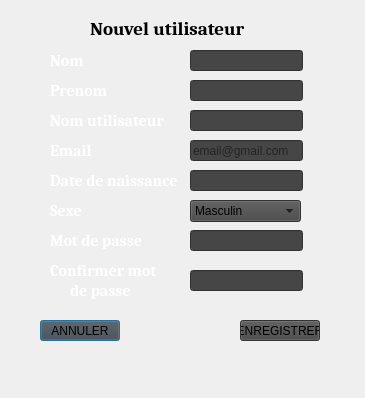
<?xml version="1.0" encoding="UTF-8"?>
<ui version="4.0">
 <class>utilisateur</class>
 <widget class="QDialog" name="utilisateur">
  <property name="geometry">
   <rect>
    <x>0</x>
    <y>0</y>
    <width>365</width>
    <height>398</height>
   </rect>
  </property>
  <property name="windowTitle">
   <string>Utilisateur</string>
  </property>
  <property name="windowIcon">
   <iconset resource="../../Documents/Menu/logo1.qrc">
    <normaloff>:/menu/logo1/logo.png</normaloff>:/menu/logo1/logo.png</iconset>
  </property>
  <property name="inputMethodHints">
   <set>Qt::ImhEmailCharactersOnly</set>
  </property>
  <widget class="QLabel" name="utilisateur_2">
   <property name="geometry">
    <rect>
     <x>90</x>
     <y>20</y>
     <width>161</width>
     <height>16</height>
    </rect>
   </property>
   <property name="font">
    <font>
     <family>Cambria</family>
     <pointsize>14</pointsize>
     <weight>75</weight>
     <bold>true</bold>
    </font>
   </property>
   <property name="text">
    <string>Nouvel utilisateur</string>
   </property>
  </widget>
  <widget class="QLabel" name="utilisateur_3">
   <property name="geometry">
    <rect>
     <x>50</x>
     <y>50</y>
     <width>51</width>
     <height>21</height>
    </rect>
   </property>
   <property name="font">
    <font>
     <family>Cambria</family>
     <pointsize>12</pointsize>
     <weight>75</weight>
     <bold>true</bold>
    </font>
   </property>
   <property name="styleSheet">
    <string notr="true">color: rgb(255, 255, 255);</string>
   </property>
   <property name="text">
    <string>Nom</string>
   </property>
  </widget>
  <widget class="QLabel" name="utilisateur_4">
   <property name="geometry">
    <rect>
     <x>50</x>
     <y>80</y>
     <width>61</width>
     <height>21</height>
    </rect>
   </property>
   <property name="font">
    <font>
     <family>Cambria</family>
     <pointsize>12</pointsize>
     <weight>75</weight>
     <bold>true</bold>
    </font>
   </property>
   <property name="styleSheet">
    <string notr="true">color: rgb(255, 255, 255);</string>
   </property>
   <property name="text">
    <string>Prenom</string>
   </property>
  </widget>
  <widget class="QLabel" name="utilisateur_5">
   <property name="geometry">
    <rect>
     <x>50</x>
     <y>170</y>
     <width>141</width>
     <height>21</height>
    </rect>
   </property>
   <property name="font">
    <font>
     <family>Cambria</family>
     <pointsize>12</pointsize>
     <weight>75</weight>
     <bold>true</bold>
    </font>
   </property>
   <property name="styleSheet">
    <string notr="true">color: rgb(255, 255, 255);</string>
   </property>
   <property name="text">
    <string>Date de naissance</string>
   </property>
  </widget>
  <widget class="QComboBox" name="sexe">
   <property name="geometry">
    <rect>
     <x>190</x>
     <y>200</y>
     <width>111</width>
     <height>22</height>
    </rect>
   </property>
   <property name="styleSheet">
    <string notr="true">background-color: rgb(70, 70, 70);</string>
   </property>
   <item>
    <property name="text">
     <string>Masculin</string>
    </property>
   </item>
   <item>
    <property name="text">
     <string>Feminin</string>
    </property>
   </item>
  </widget>
  <widget class="QLabel" name="utilisateur_6">
   <property name="geometry">
    <rect>
     <x>50</x>
     <y>200</y>
     <width>51</width>
     <height>21</height>
    </rect>
   </property>
   <property name="font">
    <font>
     <family>Cambria</family>
     <pointsize>12</pointsize>
     <weight>75</weight>
     <bold>true</bold>
    </font>
   </property>
   <property name="styleSheet">
    <string notr="true">color: rgb(255, 255, 255);</string>
   </property>
   <property name="text">
    <string>Sexe</string>
   </property>
  </widget>
  <widget class="QLineEdit" name="datenaissance">
   <property name="geometry">
    <rect>
     <x>190</x>
     <y>170</y>
     <width>113</width>
     <height>21</height>
    </rect>
   </property>
   <property name="styleSheet">
    <string notr="true">background-color: rgb(70, 70, 70);</string>
   </property>
  </widget>
  <widget class="QLineEdit" name="prenom">
   <property name="geometry">
    <rect>
     <x>190</x>
     <y>80</y>
     <width>113</width>
     <height>21</height>
    </rect>
   </property>
   <property name="styleSheet">
    <string notr="true">background-color: rgb(70, 70, 70);</string>
   </property>
  </widget>
  <widget class="QLineEdit" name="nom">
   <property name="geometry">
    <rect>
     <x>190</x>
     <y>50</y>
     <width>113</width>
     <height>21</height>
    </rect>
   </property>
   <property name="styleSheet">
    <string notr="true">background-color: rgb(70, 70, 70);</string>
   </property>
  </widget>
  <widget class="QLabel" name="utilisateur_7">
   <property name="geometry">
    <rect>
     <x>50</x>
     <y>230</y>
     <width>101</width>
     <height>21</height>
    </rect>
   </property>
   <property name="font">
    <font>
     <family>Cambria</family>
     <pointsize>12</pointsize>
     <weight>75</weight>
     <bold>true</bold>
    </font>
   </property>
   <property name="styleSheet">
    <string notr="true">color: rgb(255, 255, 255);</string>
   </property>
   <property name="text">
    <string>Mot de passe</string>
   </property>
  </widget>
  <widget class="QLabel" name="utilisateur_8">
   <property name="geometry">
    <rect>
     <x>50</x>
     <y>260</y>
     <width>111</width>
     <height>21</height>
    </rect>
   </property>
   <property name="font">
    <font>
     <family>Cambria</family>
     <pointsize>12</pointsize>
     <weight>75</weight>
     <bold>true</bold>
    </font>
   </property>
   <property name="styleSheet">
    <string notr="true">color: rgb(255, 255, 255);</string>
   </property>
   <property name="text">
    <string>Confirmer mot </string>
   </property>
  </widget>
  <widget class="QLineEdit" name="motdepasseconfirm">
   <property name="geometry">
    <rect>
     <x>190</x>
     <y>270</y>
     <width>113</width>
     <height>21</height>
    </rect>
   </property>
   <property name="styleSheet">
    <string notr="true">background-color: rgb(70, 70, 70);</string>
   </property>
   <property name="inputMethodHints">
    <set>Qt::ImhHiddenText</set>
   </property>
  </widget>
  <widget class="QLineEdit" name="motdepasse">
   <property name="geometry">
    <rect>
     <x>190</x>
     <y>230</y>
     <width>113</width>
     <height>21</height>
    </rect>
   </property>
   <property name="styleSheet">
    <string notr="true">background-color: rgb(70, 70, 70);</string>
   </property>
   <property name="inputMethodHints">
    <set>Qt::ImhHiddenText</set>
   </property>
  </widget>
  <widget class="QLabel" name="utilisateur_9">
   <property name="geometry">
    <rect>
     <x>70</x>
     <y>280</y>
     <width>71</width>
     <height>21</height>
    </rect>
   </property>
   <property name="font">
    <font>
     <family>Cambria</family>
     <pointsize>12</pointsize>
     <weight>75</weight>
     <bold>true</bold>
    </font>
   </property>
   <property name="styleSheet">
    <string notr="true">color: rgb(255, 255, 255);</string>
   </property>
   <property name="text">
    <string>de passe</string>
   </property>
  </widget>
  <widget class="QPushButton" name="pushButton">
   <property name="geometry">
    <rect>
     <x>40</x>
     <y>320</y>
     <width>80</width>
     <height>21</height>
    </rect>
   </property>
   <property name="styleSheet">
    <string notr="true">background-color: rgb(70, 70, 70);</string>
   </property>
   <property name="text">
    <string>ANNULER</string>
   </property>
  </widget>
  <widget class="QPushButton" name="enregistrer">
   <property name="geometry">
    <rect>
     <x>240</x>
     <y>320</y>
     <width>80</width>
     <height>21</height>
    </rect>
   </property>
   <property name="styleSheet">
    <string notr="true">background-color: rgb(70, 70, 70);</string>
   </property>
   <property name="text">
    <string>ENREGISTRER</string>
   </property>
  </widget>
  <widget class="QLabel" name="utilisateur_10">
   <property name="geometry">
    <rect>
     <x>50</x>
     <y>110</y>
     <width>121</width>
     <height>21</height>
    </rect>
   </property>
   <property name="font">
    <font>
     <family>Cambria</family>
     <pointsize>12</pointsize>
     <weight>75</weight>
     <bold>true</bold>
    </font>
   </property>
   <property name="styleSheet">
    <string notr="true">color: rgb(255, 255, 255);</string>
   </property>
   <property name="text">
    <string>Nom utilisateur</string>
   </property>
  </widget>
  <widget class="QLineEdit" name="nomutilisateur">
   <property name="geometry">
    <rect>
     <x>190</x>
     <y>110</y>
     <width>113</width>
     <height>21</height>
    </rect>
   </property>
   <property name="styleSheet">
    <string notr="true">background-color: rgb(70, 70, 70);</string>
   </property>
  </widget>
  <widget class="QLineEdit" name="email">
   <property name="geometry">
    <rect>
     <x>190</x>
     <y>140</y>
     <width>113</width>
     <height>21</height>
    </rect>
   </property>
   <property name="styleSheet">
    <string notr="true">background-color: rgb(70, 70, 70);</string>
   </property>
   <property name="placeholderText">
    <string>email@gmail.com</string>
   </property>
  </widget>
  <widget class="QLabel" name="utilisateur_11">
   <property name="geometry">
    <rect>
     <x>50</x>
     <y>140</y>
     <width>121</width>
     <height>21</height>
    </rect>
   </property>
   <property name="font">
    <font>
     <family>Cambria</family>
     <pointsize>12</pointsize>
     <weight>75</weight>
     <bold>true</bold>
    </font>
   </property>
   <property name="styleSheet">
    <string notr="true">color: rgb(255, 255, 255);</string>
   </property>
   <property name="text">
    <string>Email</string>
   </property>
  </widget>
  <widget class="QLabel" name="label">
   <property name="geometry">
    <rect>
     <x>-30</x>
     <y>-10</y>
     <width>411</width>
     <height>411</height>
    </rect>
   </property>
   <property name="text">
    <string/>
   </property>
   <property name="pixmap">
    <pixmap resource="../../Documents/Menu/lgo2.qrc">:/menu/logo/lgoo.png</pixmap>
   </property>
   <property name="scaledContents">
    <bool>true</bool>
   </property>
   <property name="wordWrap">
    <bool>false</bool>
   </property>
  </widget>
  <zorder>label</zorder>
  <zorder>utilisateur_2</zorder>
  <zorder>utilisateur_3</zorder>
  <zorder>utilisateur_4</zorder>
  <zorder>utilisateur_5</zorder>
  <zorder>sexe</zorder>
  <zorder>utilisateur_6</zorder>
  <zorder>datenaissance</zorder>
  <zorder>prenom</zorder>
  <zorder>nom</zorder>
  <zorder>utilisateur_7</zorder>
  <zorder>utilisateur_8</zorder>
  <zorder>motdepasseconfirm</zorder>
  <zorder>motdepasse</zorder>
  <zorder>utilisateur_9</zorder>
  <zorder>pushButton</zorder>
  <zorder>enregistrer</zorder>
  <zorder>utilisateur_10</zorder>
  <zorder>nomutilisateur</zorder>
  <zorder>email</zorder>
  <zorder>utilisateur_11</zorder>
 </widget>
 <resources>
  <include location="../../Documents/Menu/logo1.qrc"/>
  <include location="../../Documents/Menu/lgo2.qrc"/>
 </resources>
 <connections/>
</ui>
